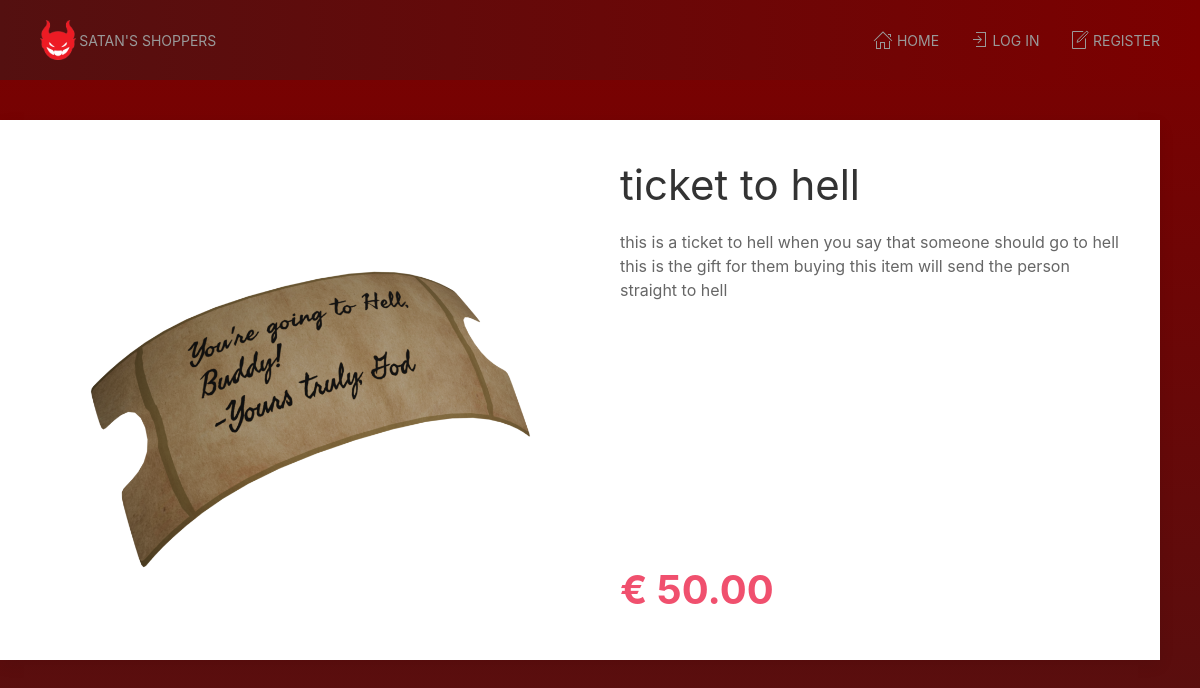
Page /dev/product.php?id=2 on the committed database.
### tables this page shows
CREATE TABLE `products` (
  `id` int(11) NOT NULL,
  `price` decimal(6,2) NOT NULL,
  `name` varchar(255) NOT NULL,
  `description` varchar(255) NOT NULL,
  `image` varchar(255) NOT NULL,
  `category_id` int(255) NOT NULL
);

### dev/product.php (the view, shortened to what this page needs)
<?php
include_once("templates/head.inc.php");
$product = null;
if(isset($_GET['id'])){
	$sql = "SELECT name, price, description, image FROM products WHERE id = ?";
	$statement = $conn->prepare($sql);
	$statement->execute([$_GET['id']]);
	$product = $statement->fetch();
}
?>
      <main class="uk-container uk-padding">
         <div class="uk-grid">
            <section class="uk-width-1">
               <div class="uk-grid uk-card uk-card-default">
                  <section class="uk-width-1-2 uk-card-media-left">
<?php if(!empty($product) && isset($product)): ?>
                     <img src="<?= 'img/' . $product['image']; ?>" class="" alt="" title="" />
                  </section>
                  <section class="uk-width-1-2 uk-card-body uk-flex uk-flex-column uk-flex-between">
                     <div class="">
                        <h1><?= $product['name']; ?></h1>
                        <p class="">
<?= $product["description"]; ?>
                        </p>
                     </div>
                     <div class="uk-flex uk-flex-between uk-flex-middle">
                        <div class="price-block">
                           <p class="product-view__price uk-text-bold uk-text-danger uk-text-left uk-text-bolder">&euro; <?= $product["price"]; ?></p>
                        </div>
                     </div>
<?php
else:
	echo "<h1><br>Product not found</h1><br><br><br><br><br><br><br><br><br><br><br><br><br><br><br><br><br><br>";
endif;
?>
                  </section>
               </div>
            </section>
         </div>
      </main>
<?php
include_once("templates/foot.inc.php");

### dev/css/style.css (style rules this page uses)
.product-view__price { font-size: 2.5rem; margin: 0; }

### rows in the picture
products: image (picture), name "ticket to hell", description "this is a ticket to hell when you say that someone should go to hell this is the gift for them buying this item will send the person straight to hell", price "50.00"
